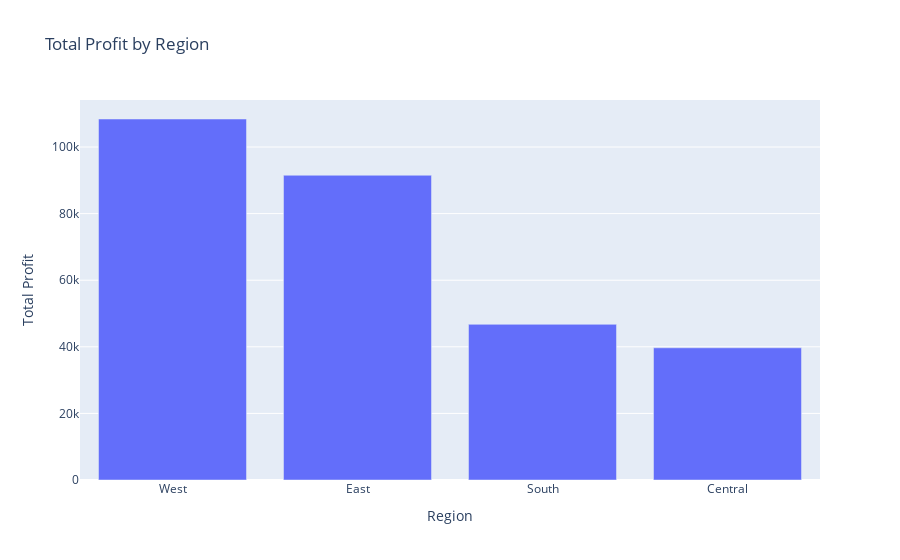

Notebook code for this chart:
### Code cell
fig = px.bar(
    region_summary,
    x="region",
    y="total_profit",
    title="Total Profit by Region",
    labels={"total_profit": "Total Profit", "region": "Region"}
)
fig.update_layout(height=450)
fig.show()

### Figure 1 — Plotly figure (JSON) as saved in the notebook; plotly's stock layout.template omitted (floating-point values rounded to 4 significant figures)
{"data": [{"alignmentgroup": "True", "hovertemplate": "Region=%{x}<br>Total Profit=%{y}<extra></extra>", "legendgroup": "", "marker": {"color": "#636efa", "pattern": {"shape": ""}}, "name": "", "offsetgroup": "", "orientation": "v", "showlegend": false, "textposition": "auto", "type": "bar", "x": ["West", "East", "South", "Central"], "xaxis": "x", "y": [108400.0, 91520.0, 46750.0, 39700.0], "yaxis": "y"}], "layout": {"autosize": true, "barmode": "relative", "legend": {"tracegroupgap": 0}, "title": {"text": "Total Profit by Region"}, "xaxis": {"anchor": "y", "autorange": true, "domain": [0, 1], "range": [-0.5, 3.5], "title": {"text": "Region"}, "type": "category"}, "yaxis": {"anchor": "x", "autorange": true, "domain": [0, 1], "range": [0, 114100.0], "title": {"text": "Total Profit"}, "type": "linear"}}}
